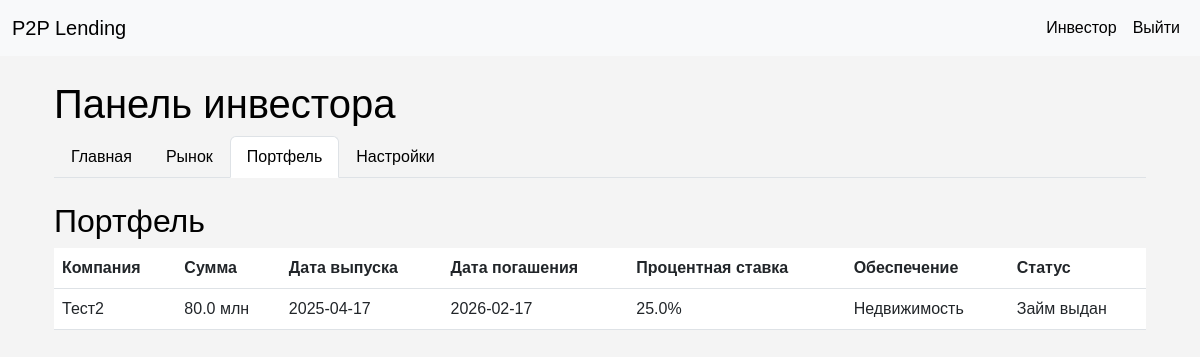
Screenshot of /investor/portfolio (signed in) with the database file from the repository.
### tables this page shows
CREATE TABLE investments (
                 id INTEGER PRIMARY KEY AUTOINCREMENT,
                 investor_id INTEGER,
                 loan_id INTEGER,
                 amount REAL NOT NULL,
                 investment_date TEXT NOT NULL,
                 FOREIGN KEY (investor_id) REFERENCES users(id),
                 FOREIGN KEY (loan_id) REFERENCES loans(id)
                 );

CREATE TABLE loans (
                 id INTEGER PRIMARY KEY AUTOINCREMENT,
                 user_id INTEGER,
                 amount REAL NOT NULL,
                 term INTEGER NOT NULL,
                 company_name TEXT NOT NULL,
                 description TEXT NOT NULL,
                 file_path TEXT,
                 status TEXT DEFAULT 'pending', issue_date TEXT, maturity_date TEXT, collateral TEXT,
                 FOREIGN KEY (user_id) REFERENCES users(id)
                 );

CREATE TABLE investment_offers (
                 id INTEGER PRIMARY KEY AUTOINCREMENT,
                 loan_id INTEGER,
                 amount REAL NOT NULL,
                 term INTEGER NOT NULL,
                 interest_rate REAL NOT NULL,
                 FOREIGN KEY (loan_id) REFERENCES loans(id)
                 );

### app.py (the view)
@app.route('/investor/portfolio')
@login_required
def investor_portfolio():
    if current_user.user_type != 'investor':
        flash('Доступ только для инвесторов.', 'error')
        return redirect(url_for('index'))
    portfolio = get_investor_portfolio(current_user.id)
    return render_template('investor.html', active_tab='portfolio', portfolio=portfolio)

### app.py (called while the page is built)
@login_manager.user_loader
def load_user(user_id):
    conn = sqlite3.connect('p2p_lending.db')
    c = conn.cursor()
    c.execute('SELECT id, email, user_type FROM users WHERE id = ?', (user_id,))
    user = c.fetchone()
    conn.close()
    if user:
        return User(user[0], user[1], user[2])
    return None

### database.py (called while the page is built)
def get_investor_portfolio(investor_id):
    conn = sqlite3.connect('p2p_lending.db', timeout=30.0)
    c = conn.cursor()
    c.execute('''SELECT l.company_name, i.amount, COALESCE(l.issue_date, 'Не указано'),
                 COALESCE(l.maturity_date, 'Не указано'), io.interest_rate, COALESCE(l.collateral, 'Отсутствует'),
                 l.status
                 FROM investments i
                 JOIN loans l ON i.loan_id = l.id
                 JOIN investment_offers io ON l.id = io.loan_id
                 WHERE i.investor_id = ? AND l.status IN ("accepted", "issued")''', (investor_id,))
    investments = c.fetchall()
    conn.close()
    return [{'company_name': inv[0], 'amount': inv[1], 'issue_date': inv[2],
             'maturity_date': inv[3], 'interest_rate': inv[4], 'collateral': inv[5],
             'status': inv[6]} for inv in investments]

### templates/investor.html (shortened to what this page needs)
{% extends "base.html" %}
{% block content %}
<div class="container mt-4">
    <h1>Панель инвестора</h1>
    <ul class="nav nav-tabs mb-4">
        <li class="nav-item">
            <a class="nav-link {% if active_tab == 'home' %}active{% endif %}" href="{{ url_for('investor_home') }}">Главная</a>
        </li>
        <li class="nav-item">
            <a class="nav-link {% if active_tab == 'market' %}active{% endif %}" href="{{ url_for('investor_market') }}">Рынок</a>
        </li>
        <li class="nav-item">
            <a class="nav-link {% if active_tab == 'portfolio' %}active{% endif %}" href="{{ url_for('investor_portfolio') }}">Портфель</a>
        </li>
        <li class="nav-item">
            <a class="nav-link {% if active_tab == 'settings' %}active{% endif %}" href="{{ url_for('investor_settings') }}">Настройки</a>
        </li>
    </ul>
    {% if active_tab == 'home' %}
        <h2>Обзор</h2>
        <p><strong>Общая сумма инвестиций:</strong> {{ summary.total_invested }} млн</p>
        <p><strong>Количество займов:</strong> {{ summary.loan_count }}</p>
        <p><strong>Баланс счёта:</strong> {{ balance }} млн</p>
        <a href="{{ url_for('deposit') }}" class="btn btn-success">Пополнить счёт</a>
        <a href="{{ url_for('withdraw') }}" class="btn btn-danger">Вывести средства</a>
        <h3 class="mt-4">История транзакций</h3>
        <table class="table">
            <thead>
                <tr>
                    <th>Сумма</th>
                    <th>Тип</th>
                    <th>Метод</th>
                    <th>Дата</th>
                </tr>
            </thead>
            <tbody>
                {% for transaction in transactions %}
                <tr>
                    <td>{{ transaction.amount }} млн</td>
                    <td>
                        {% if transaction.type == 'deposit' %}
                            Пополнение
                        {% elif transaction.type == 'withdrawal' %}
                            Вывод
                        {% elif transaction.type == 'investment' %}
                            Инвестиция
                        {% endif %}
                    </td>
                    <td>{{ transaction.method }}</td>
                    <td>{{ transaction.date }}</td>
                </tr>
                {% endfor %}
            </tbody>
        </table>
    {% elif active_tab == 'portfolio' %}
        <h2>Портфель</h2>
        <table class="table">
            <thead>
                <tr>
                    <th>Компания</th>
                    <th>Сумма</th>
                    <th>Дата выпуска</th>
                    <th>Дата погашения</th>
                    <th>Процентная ставка</th>
                    <th>Обеспечение</th>
                    <th>Статус</th>
                </tr>
            </thead>
            <tbody>
                {% for investment in portfolio %}
                <tr>
                    <td>{{ investment.company_name }}</td>
                    <td>{{ investment.amount }} млн</td>
                    <td>{{ investment.issue_date }}</td>
                    <td>{{ investment.maturity_date }}</td>
                    <td>{{ investment.interest_rate }}%</td>
                    <td>{{ investment.collateral }}</td>
                    <td>
                        {% if investment.status == 'accepted' %}
                            Сбор средств
                        {% elif investment.status == 'issued' %}
                            Займ выдан
                        {% endif %}
                    </td>
                </tr>
                {% endfor %}
            </tbody>
        </table>
    {% endif %}
</div>
{% endblock %}

### static/style.css (style rules this page uses)
body { font-family: Arial, sans-serif; background-color: #f4f4f4; color: #000000; }
.nav-link { color: #000000 !important; }

### rows the page displays
investments: company_name "Тест2", amount "80.0", issue_date "2025-04-17", maturity_date "2026-02-17", interest_rate "25.0", collateral "Недвижимость"
